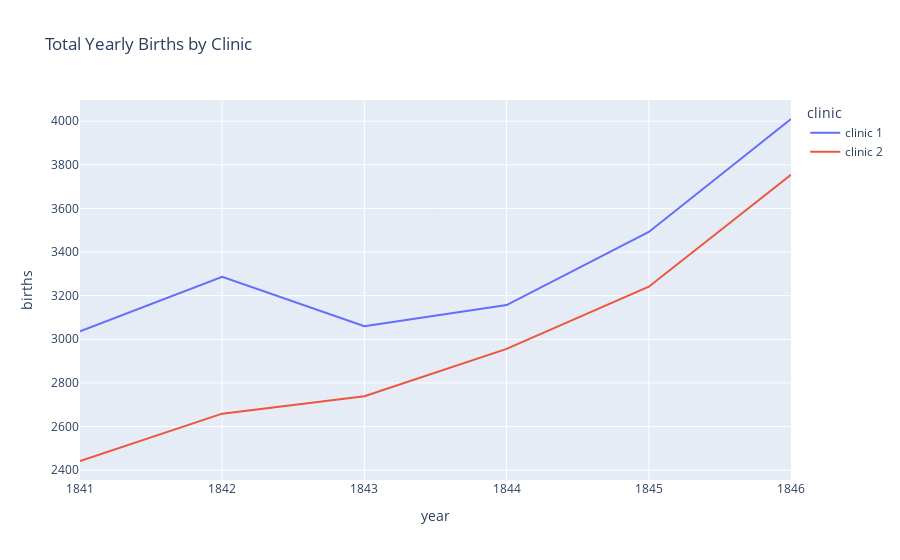

Notebook cell for this chart:
### Markdown cell above
# The Yearly Data Split by Clinic

Now let's look at the annual data instead. 

**Challenge**: Use plotly to create line charts of the births and deaths of the two different clinics at the Vienna General Hospital. 
* Which clinic is bigger or more busy judging by the number of births?
* Has the hospital had more patients over time? 
* What was the highest number of deaths recorded in clinic 1 and clinic 2?

### Code cell
line = px.line(
    df_yearly,
    x="year",
    y="births",
    color="clinic",
    title="Total Yearly Births by Clinic"
)

line.show()

### Figure 1 — Plotly figure (JSON) as saved in the notebook; plotly's stock layout.template omitted (floating-point values rounded to 4 significant figures)
{"data": [{"hovertemplate": "clinic=clinic 1<br>year=%{x}<br>births=%{y}<extra></extra>", "legendgroup": "clinic 1", "line": {"color": "#636efa", "dash": "solid"}, "marker": {"symbol": "circle"}, "mode": "lines", "name": "clinic 1", "orientation": "v", "showlegend": true, "type": "scatter", "x": [1841, 1842, 1843, 1844, 1845, 1846], "xaxis": "x", "y": [3036, 3287, 3060, 3157, 3492, 4010], "yaxis": "y"}, {"hovertemplate": "clinic=clinic 2<br>year=%{x}<br>births=%{y}<extra></extra>", "legendgroup": "clinic 2", "line": {"color": "#EF553B", "dash": "solid"}, "marker": {"symbol": "circle"}, "mode": "lines", "name": "clinic 2", "orientation": "v", "showlegend": true, "type": "scatter", "x": [1841, 1842, 1843, 1844, 1845, 1846], "xaxis": "x", "y": [2442, 2659, 2739, 2956, 3241, 3754], "yaxis": "y"}], "layout": {"legend": {"title": {"text": "clinic"}, "tracegroupgap": 0}, "title": {"text": "Total Yearly Births by Clinic"}, "xaxis": {"anchor": "y", "domain": [0, 1], "title": {"text": "year"}}, "yaxis": {"anchor": "x", "domain": [0, 1], "title": {"text": "births"}}}}
